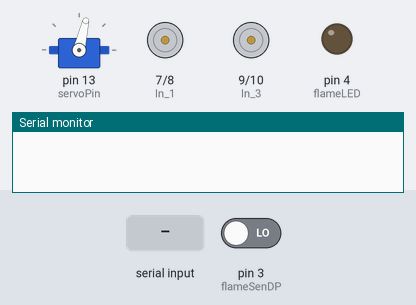
Bench run of a sketch on a simulated Arduino Uno, built with avr-gcc and run on an emulated ATmega328P. Parts: servo, motor-driver pin pairs drawn as motors (green arrow = first pin HIGH = forward, orange = second pin HIGH = backward, longer = more drive, scaled by the enable pin), output pins drawn as LEDs (lit = HIGH), the last lines printed to the serial monitor. The inputs (shaded band) are chosen by the test bench; at power-on: pin 3 (flameSenDP) LOW.

Above: at 1.2 s.
1.3 s: "F" received over the second serial link
4.3 s: pin 3 (flameSenDP) driven HIGH
At 5.8 s:
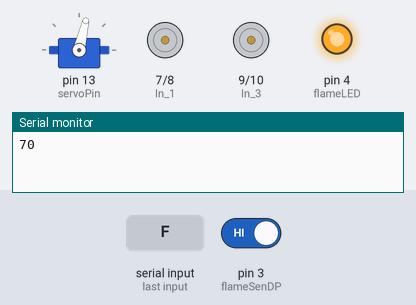
6.4 s: "1" received over the second serial link
At 7.5 s:
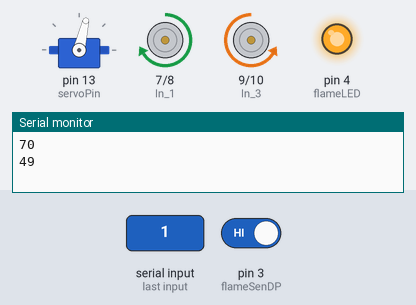
7.9 s: "2" received over the second serial link
At 8.7 s:
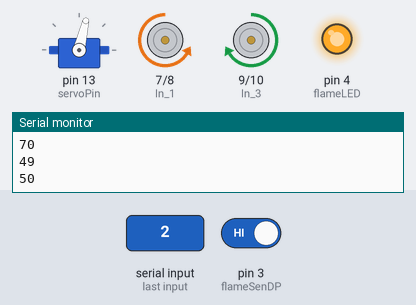
9.4 s: pin 3 (flameSenDP) driven LOW
At 9.9 s:
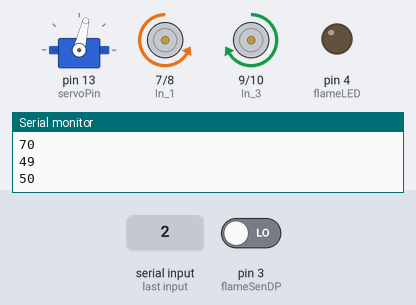
10.9 s: "3" received over the second serial link
At 12.3 s:
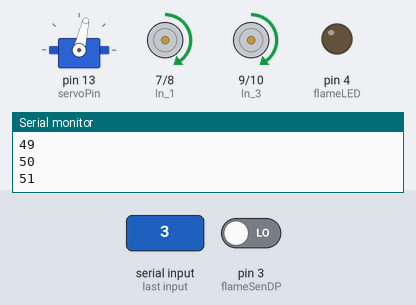
Timing chart, 0 to 13.4 s (numbered marks = the images above; inputs shaded):
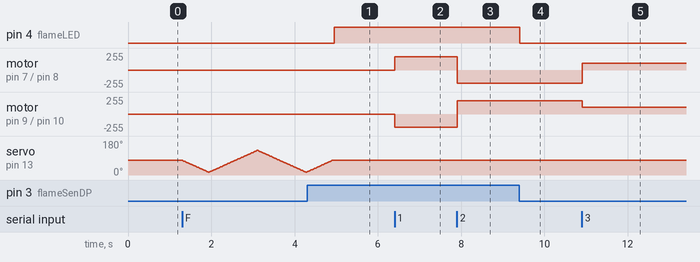

Measured:
- after the input at 4.3 s, pin 4 (flameLED): LOW → HIGH after 0.66 s
- after the input at 6.4 s, motor on pin 7 (In_1) / pin 8 (In_2): stopped → forward 200/255 at once; motor on pin 9 (In_3) / pin 10 (In_4): stopped → backward 200/255 at once
- after the input at 7.9 s, motor on pin 7 (In_1) / pin 8 (In_2): forward 200/255 → backward 200/255 at once; motor on pin 9 (In_3) / pin 10 (In_4): backward 200/255 → forward 200/255 at once
- after the input at 9.4 s, pin 4 (flameLED): HIGH → LOW at once
- after the input at 10.9 s, motor on pin 7 (In_1) / pin 8 (In_2): backward 200/255 → forward 100/255 at once; motor on pin 9 (In_3) / pin 10 (In_4): forward 200/255 → forward 100/255 at once

The sketch:

Rev_2.ino
```cpp
///// CAN ROTATE SERVO NOW IN BEAUTIFUL SWEEPING MOTION  /////
///// FIXED VARIABLE NAMES FOR "Pol_1" TO "In_1"  /////
///// FIXED DC MOTORS NOT WORKING IF SERVO IS ENABLED (DON'T USE D9 & D10 FOR PWM WHEN USING "Servo.h")  /////


#include <SoftwareSerial.h>
#include <Servo.h>

SoftwareSerial BTserial(11, 12); // RX | TX
Servo demoServo;        //create a servo object

int servoPin = 13;      //servo PWM pin

bool fireExtngsh;      //for triggering the fire extinguishing mechanism

int In_1 = 7;
int In_2 = 8;
int In_3 = 9;
int In_4 = 10;

int flameSenDP = 3;
int flameLED = 4;
int digitalVal;

int PWM_1 = 5;
int PWM_2 = 6;

int SPEED_1 = 200;
int SPEED_2 = 100;

void setup() {

  Serial.begin(9600);
  BTserial.begin(9600);

  demoServo.attach(servoPin);  //attach the pin to the object so that we can send the signal to it.
                                //I've defined the range between 1000-2000us or 1-2ms as the default range is non-standard.
  pinMode(servoPin, OUTPUT);
  demoServo.write(77);

  pinMode(In_1, OUTPUT);
  pinMode(In_2, OUTPUT);
  pinMode(In_3, OUTPUT);
  pinMode(In_4, OUTPUT);

  pinMode(flameSenDP, INPUT);
  pinMode(flameLED, OUTPUT);

  pinMode(PWM_1, OUTPUT);
  pinMode(PWM_2, OUTPUT);

}

void loop() {
  // put your main code here, to run repeatedly:


    digitalVal = digitalRead(flameSenDP);   // FIRE SAFETY DISTANCE CHECK

    if(digitalVal == HIGH) // if flame is detected
    {
      digitalWrite(flameLED, HIGH); // TURN ON LED
    }

    else
    {
      digitalWrite(flameLED, LOW); // TURN OFF LED
    }


if(BTserial.available()>0)
   {
      int data = BTserial.read(); // reading the data received from the bluetooth module

      switch(data) // BASIC TRUCK MOVEMENT
      {
        case 49:
                  {
                   digitalWrite(In_1, HIGH); digitalWrite(In_2, LOW); digitalWrite(In_3, LOW); digitalWrite(In_4, HIGH);    // FORWARD

                   analogWrite(PWM_1, SPEED_1);    // SPEED CONTROL [FAST]
                   analogWrite(PWM_2, SPEED_1);

                   break;
                  }
        case 50:
                  {
                   digitalWrite(In_1, LOW);  digitalWrite(In_2, HIGH); digitalWrite(In_3, HIGH); digitalWrite(In_4, LOW);     // BACKWARD

                   analogWrite(PWM_1, SPEED_1);    // SPEED CONTROL [FAST]
                   analogWrite(PWM_2, SPEED_1);

                   break;
                  }
        case 51:
                  {
                    digitalWrite(In_1, HIGH);  digitalWrite(In_2, LOW); digitalWrite(In_3, HIGH); digitalWrite(In_4, LOW);    // RIGHT

                    analogWrite(PWM_1, SPEED_2);    // SPEED CONTROL [SLOW]
                    analogWrite(PWM_2, SPEED_2);

                    break;
                  }
        case 52:
                  {
                    digitalWrite(In_1, LOW);  digitalWrite(In_2, HIGH); digitalWrite(In_3, LOW); digitalWrite(In_4, HIGH); // LEFT

                    analogWrite(PWM_1, SPEED_2);    // SPEED CONTROL [SLOW]
                    analogWrite(PWM_2, SPEED_2);

                    break;
                  }

        case 88:
                  {
                    digitalWrite(In_1, LOW); digitalWrite(In_2, LOW); digitalWrite(In_3, LOW); digitalWrite(In_4, LOW); // STOP

                    analogWrite(PWM_1, 0);
                    analogWrite(PWM_2, 0);

                    break;
                  }
       case 70:
                  {
                    fireExtngsh = true;

                    if (fireExtngsh == true)
                    {
                       for (int angle=77; angle>=15; angle--)
                        {
                          demoServo.write(angle);
                          delay(10);
                        }

                       for (int angle=15; angle<=130; angle++)
                        {
                          demoServo.write(angle);
                          delay(10);
                        }

                      for (int angle=130; angle>=15; angle--)
                        {
                          demoServo.write(angle);
                          delay(10);
                        }

                      for (int angle=15; angle<=77; angle++)
                        {
                          demoServo.write(angle);
                          delay(10);
                        }

                    }

                    break;
                  }
       case 79:
                  {
                    fireExtngsh = false;
                    demoServo.write(77);

                    break;
                  }

      }


        Serial.println(data);
   }
   delay(50);
}
```
